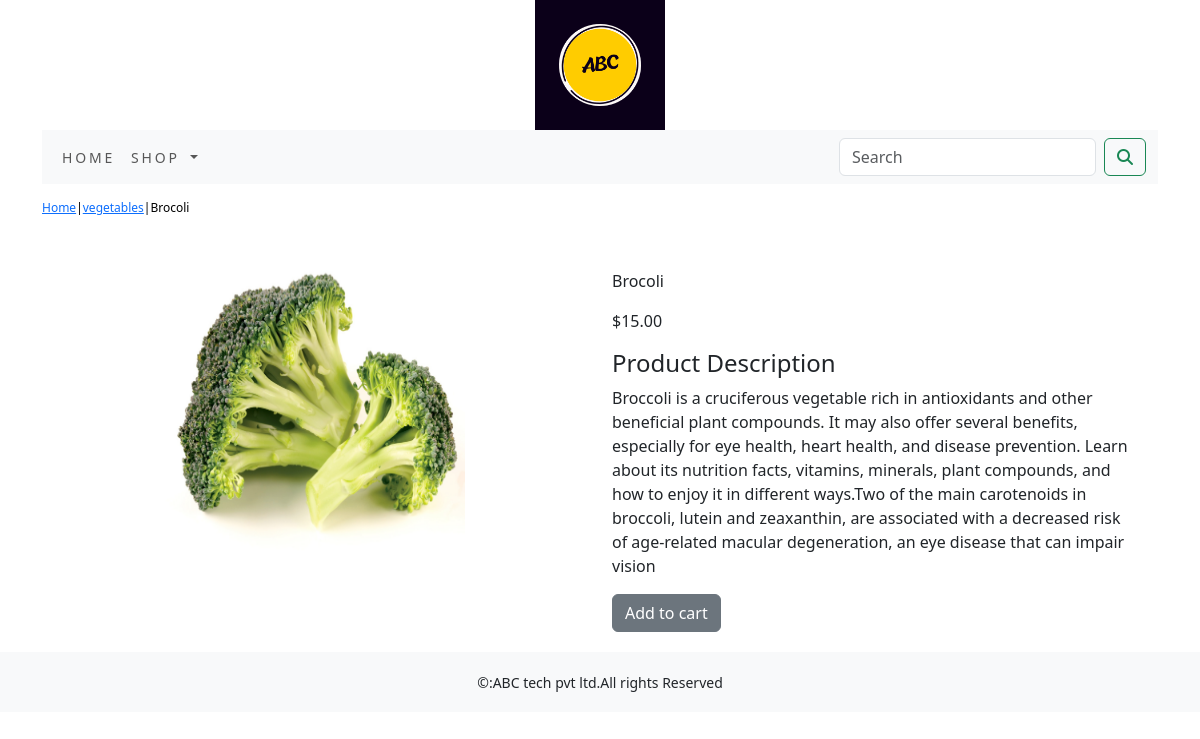
Page /shop/vegetables/brocoli/ on the committed database.
### ecommerceapp/models.py (models this page shows, shortened)
class Product(models.Model):
    name=models.CharField(max_length=250, unique=True)
    slug=models.SlugField(max_length=250, unique=True)
    description=models.TextField(blank=True)
    price=models.DecimalField(max_digits=10,decimal_places=2)
    category=models.ForeignKey(Category,on_delete=models.CASCADE)
    image=models.ImageField(upload_to='category',blank=True)
    stock=models.IntegerField()
    available=models.BooleanField(default=True)
    created=models.DateTimeField(auto_now_add=True)
    updated=models.DateTimeField(auto_now=True)
    class Meta:
        ordering=('name',)
        verbose_name='Product'
        verbose_name_plural='Products'

class Category(models.Model):
    name=models.CharField(max_length=250,unique=True)
    slug=models.SlugField(max_length=250,unique=True)
    description=models.TextField(blank=True)
    image=models.ImageField(upload_to='category',blank=True)
    class Meta:
        ordering=('name',)
        verbose_name='Category'
        verbose_name_plural='Categories'
    def get_url(self):
        return reverse('ecommerceapp:product_by_category',args=[self.slug])
    def __str__(self):
        return '{}'.format(self.name)

### ecommerceapp/views.py (the view)
# urls.py: path('<slug:c_slug>/<slug:product_slug>/', views.proDetail, name='prodCatdetail'),
def proDetail(request,c_slug,product_slug):
    try:
        product=Product.objects.get(category__slug=c_slug,slug=product_slug)
    except Exception as e:
        raise e
    return render(request,'product.html',{'product':product})

### cart/context_processor.py (called while the page is built)
def counter(request):
    item_count=0
    if 'admin' in request.path:
        return {}
    else:
        try:
            cart=Cart.objects.filter(cart_id=_cart_id(request))
            cart_items=CartItem.objects.all().filter(cart=cart[:1])
            for cart_item in cart_items:
                item_count += cart_item.quantity
        except Cart.DoesNotExist:
            item_count=0
    return dict(item_count=item_count)

### cart/views.py (called while the page is built)
def _cart_id(request):
    cart=request.session.session_key
    if not cart:
        cart=request.session.create()
    return cart

### ecommerceapp/context_processor.py (called while the page is built)
def menu_links(requests):
    links=Category.objects.all()
    return dict(links=links)

### template/product.html (shortened to what this page needs)
{% extends 'base.html' %}
{% load static %}
{% block content %}
<div class="row my_prod_row_class">
    <div class="mx_auto">
        <p><a href="{% url 'ecommerceapp:allProdCat' %}">Home</a>|<a href="{{product.category.get_url}}">{{product.category}}</a>|{{product.name}}</p>
    </div>
<div class="container">
<br>
<div class="row">
    <div class="col-md-12 col-sm-12 col-md-12 col-lg-6 text-center">
        <div  style="min-width:18rem;">
            <img src="{{product.image.url}}" alt="{{product.name}}" width="300px" height="300px">
        </div>
    </div>
<div class="col-md-12 col-sm-12 col-md-12 col-lg-6">
    <div>
        <h1 class="my_prod_title">{{product.name}}</h1>
        <p>${{product.price}}</p>
        <h4 class="my_title">Product Description</h4>
        <p class="text-justify my_prod_text">{{product.description}}</p>
        {% if product.stock <= 0 %}
        <p class="text-justify my_prod_text"><b>Out of Stock</b></p>
        {% else %}
        <a class="btn btn-secondary" href="{% url 'cart:add_cart' product.id %} "> Add to cart</a>
        {% endif %}
    </div>
</div>
</div>
</div>
</div>
{% endblock %}

### static/css/custom.css (style rules this page uses)
body { font-family: 'Roboto', sans-serif; }
.my_prod_row_class { padding-top:15px; padding-bottom:20px; }
.my_prod_row_class .mx_auto { color:#000; font-size:12px; text-decoration:none; }
.my_prod_title { font-size:16px; text_transpose:uppercase; letter-spacing: .2e; padding-top:15px; padding-bottom:10px; }
.my_prod_text { padding-right:20px }

### rows in the picture
Product: category "vegetables", name "Brocoli", image (picture), price "15.00", description "Broccoli is a cruciferous vegetable rich in antioxidants and other beneficial plant compounds. It may also offer several benefits, especially for eye health, heart health, and disease prevention. Learn about its nutrition facts, vitamins, minerals, plant compounds, and how to enjoy it in different ways.Two of the main carotenoids in broccoli, lutein and zeaxanthin, are associated with a decreased risk of age-related macular degeneration, an eye disease that can impair vision"
